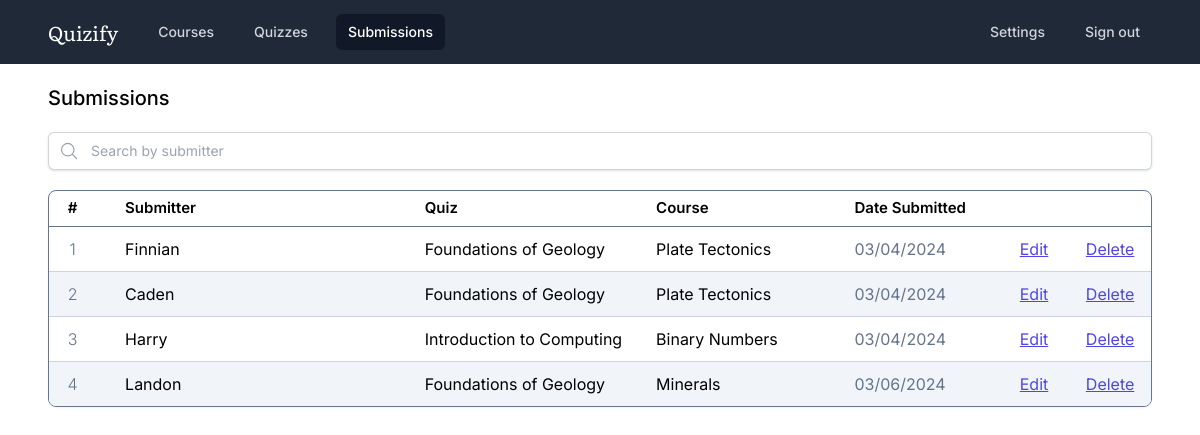
The page /submissions/index.php (signed in) on the database its author committed.
### tables this page shows
CREATE TABLE `courses` (
  `id` int(11) NOT NULL,
  `name` varchar(255) NOT NULL,
  `tutor_id` int(11) NOT NULL,
  `created_at` timestamp NOT NULL DEFAULT current_timestamp()
);

CREATE TABLE `submissions` (
  `id` int(11) NOT NULL,
  `submitter` varchar(255) NOT NULL,
  `quiz_id` int(11) NOT NULL,
  `created_at` timestamp NOT NULL DEFAULT current_timestamp()
);

CREATE TABLE `quizzes` (
  `id` int(11) NOT NULL,
  `name` varchar(255) NOT NULL,
  `code` varchar(5) NOT NULL,
  `course_id` int(11) NOT NULL,
  `created_at` timestamp NOT NULL DEFAULT current_timestamp()
);

### utils.php (called while the page is built, shortened)
<?php
function connect_to_database()
{
  $dsn = "mysql:host=localhost;dbname=quizify";
  $username = "root";
  $password = "";
  try {
    $dbh = new PDO($dsn, $username, $password);
  } catch (PDOException $exception) {
    echo $exception->getMessage();
    exit;
  }
  return $dbh;
}
function prepare_and_execute($sql, $params = [])
{
  $dbh = connect_to_database();
  $stmt = $dbh->prepare($sql);
  $stmt->execute($params);
  return $stmt;
}

### submissions/index.php (the view, shortened to what this page needs)
<?php
require "../utils.php";
$sql = "
SELECT
  s.id,
  c.name AS course_name,
  q.name AS quiz_name,
  s.submitter,
  s.created_at
FROM
  courses c,
  quizzes q,
  submissions s
WHERE
  c.tutor_id = ?
  AND c.id = q.course_id
  AND q.id = s.quiz_id
";
$stmt  = prepare_and_execute($sql, [$_SESSION["tutor_id"]]);
$submissions = $stmt->fetchAll();
?>
<!doctype html>
<html lang="en" class="overscroll-none">
<head>
  <script src="https://cdn.tailwindcss.com"></script>
</head>
<body class="min-h-screen font-['Inter']">
  <nav class="bg-gray-800 px-4">
    <div class="mx-auto max-w-7xl px-2 sm:px-6 lg:px-8">
      <div class="relative flex h-16 items-center justify-between">
        <div class="flex flex-1 items-center justify-center sm:items-stretch sm:justify-start">
          <div class="flex flex-shrink-0 items-center">
            <h1 class="text-white font-['Literata'] text-xl mr-1">Quizify</h1>
          </div>
          <div class="hidden sm:ml-6 sm:block">
            <div class="flex space-x-4">
              <a href="../courses/index.php" class="text-gray-300 hover:bg-gray-700 hover:text-white rounded-md px-3 py-2 text-sm font-medium">Courses</a>
              <a href="../quizzes/index.php" class="text-gray-300 hover:bg-gray-700 hover:text-white rounded-md px-3 py-2 text-sm font-medium">Quizzes</a>
              <a href="." class="bg-gray-900 text-white rounded-md px-3 py-2 text-sm font-medium" aria-current="page">Submissions</a>
            </div>
          </div>
        </div>
        <div class="inset-y-0 flex items-center pr-2 sm:static sm:inset-auto sm:ml-6 sm:pr-0">
          <div class="relative ml-3">
            <div class="flex space-x-4">
              <a href="../settings/index.php" class="text-gray-300 hover:bg-gray-700 hover:text-white rounded-md px-3 py-2 text-sm font-medium">Settings</a>
              <a href="../index.php" class="text-gray-300 hover:bg-gray-700 hover:text-white rounded-md px-3 py-2 text-sm font-medium">Sign out</a>
            </div>
          </div>
        </div>
      </div>
    </div>
  </nav>
  <div class="mx-auto max-w-7xl bg-white min-h-screen pt-4 px-12">
    <div class="flex mb-4 items-center">
      <h1 class="grow text-xl font-medium">Submissions</h1>
    </div>
    <div class="flex items-center mb-5 w-full shadow rounded-md">
      <div class="pl-2.5 pr-1 block w-fit rounded-l-md border-l border-y py-2 text-gray-900 bg-white border-gray-300 placeholder:text-gray-400 focus:ring-2 focus:ring-inset focus:ring-indigo-600 sm:text-sm sm:leading-6">
        <svg xmlns="http://www.w3.org/2000/svg" fill="none" viewBox="0 0 24 24" stroke-width="1.5" stroke="currentColor" class="w-5 h-5 text-gray-400">
          <path stroke-linecap="round" stroke-linejoin="round" d="m21 21-5.197-5.197m0 0A7.5 7.5 0 1 0 5.196 5.196a7.5 7.5 0 0 0 10.607 10.607Z" />
        </svg>
      </div>
      <input type="text" id="search-input" placeholder="Search by submitter" class="px-2 block w-full rounded-r-md border-y border-r py-1.5 text-gray-900 border-gray-300 placeholder:text-gray-400 sm:text-sm sm:leading-6 outline-none">
    </div>
    <div class="w-full h-fit border border-slate-500 shadow-sm rounded-lg mb-10 overflow-hidden">
      <table class="w-full">
        <thead class="border-b border-slate-500 h-[35px] text-[15px]">
          <th class="font-semibold w-[4%] pl-1">#</th>
          <th class="font-semibold text-left w-[30%] pl-8">Submitter</th>
          <th class="font-semibold text-left w-[21%]">Quiz</th>
          <th class="font-semibold text-left w-[18%]">Course</th>
          <th class="font-semibold text-left w-[15%]">Date Submitted</th>
          <th class="font-semibold w-[6%]"></th>
          <th class="font-semibold w-[6%]"></th>
        </thead>
        <tbody class="divide-y divide-slate-300">
          <?php foreach ($submissions as $index => $submission) : ?>
            <tr class="submission h-[45px] <?= ($index % 2 == 1) ? "bg-slate-100" : ""; ?>" value="<?= $submission["submitter"] ?>">
              <td class="index text-center font-light text-slate-500 pl-1"><?= $index + 1 ?></td>
              <td class="pl-8"><?= $submission["submitter"] ?></td>
              <td><?= $submission["course_name"] ?></td>
              <td><?= $submission["quiz_name"] ?></td>
              <td class="text-slate-500">
                <?= (new DateTime($submission["created_at"]))->format('m/d/Y') ?>
              </td>
              <td>
                <a href="<?= "./edit.php?submission_id=" . $submission["id"] ?>" class="text-indigo-600 underline hover:text-indigo-500">Edit</a>
              </td>
              <td>
                <a href="#" class="text-indigo-600 underline hover:text-indigo-500">Delete</a>
              </td>
            </tr>
          <?php endforeach; ?>
        </tbody>
      </table>
    </div>
  </div>
</body>
</html>

### rows shown on the page
courses: submissions.submitter "Finnian", name "Foundations of Geology", quizzes.name "Plate Tectonics", submissions.created_at "03/04/2024", submissions.submitter "Caden", submissions.submitter "Landon", quizzes.name "Minerals", submissions.created_at "03/06/2024"
courses: submissions.submitter "Harry", name "Introduction to Computing", quizzes.name "Binary Numbers", submissions.created_at "03/04/2024"
